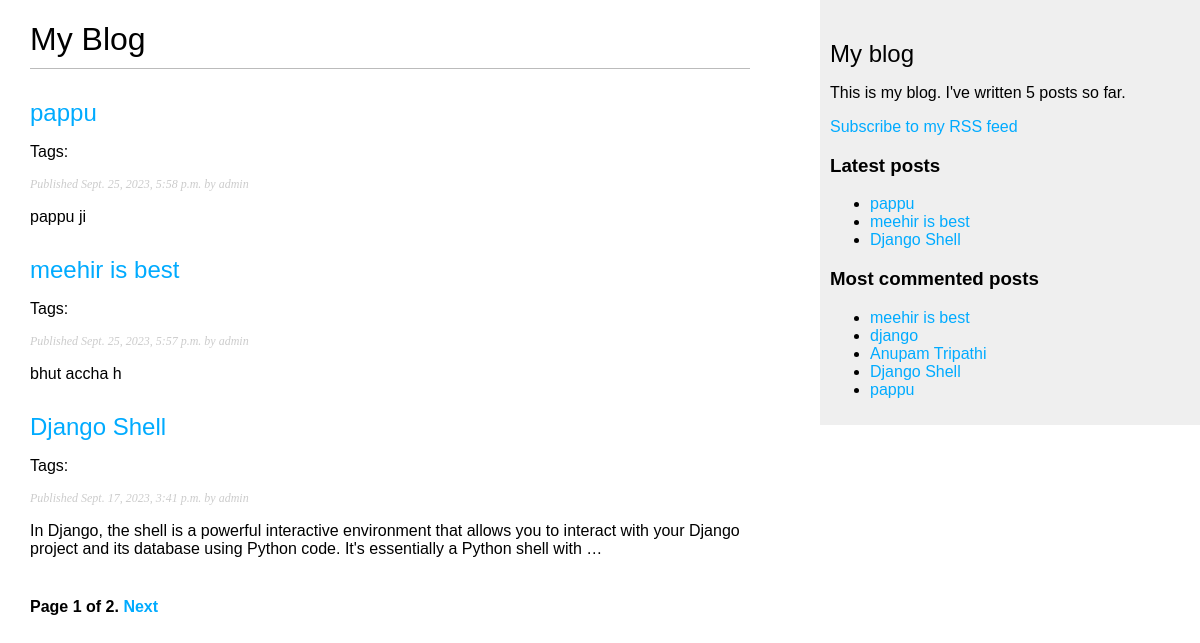
The page /blog/ on the database as committed earlier.
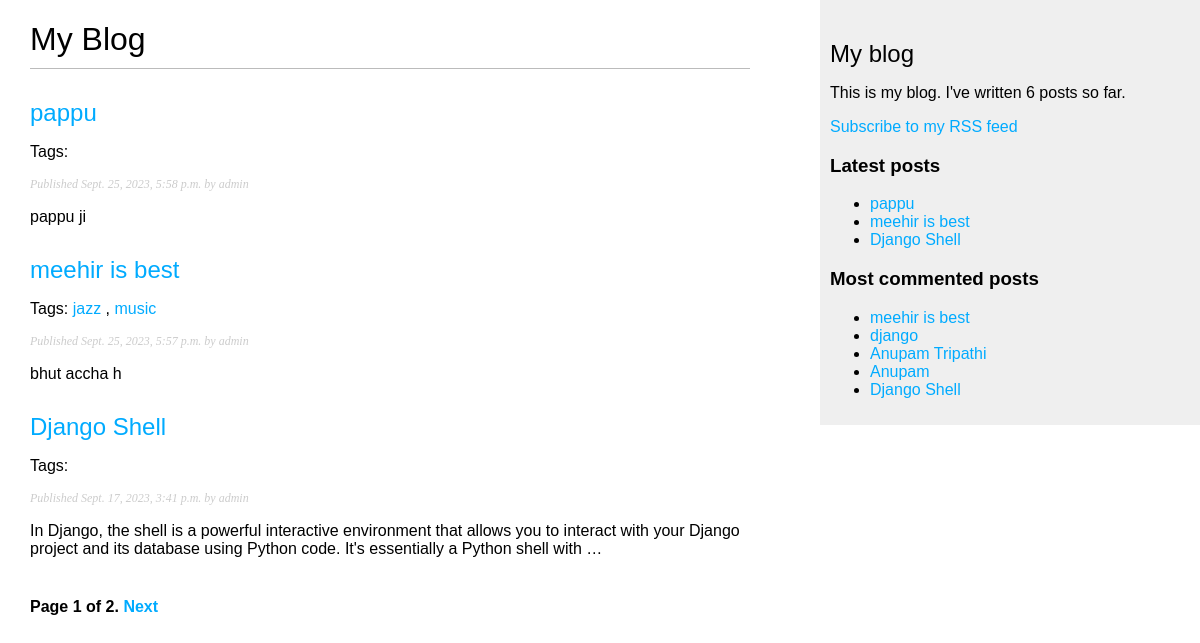
The same page on the database as committed later.
### blog/models.py (models this page shows, shortened)
class Post(models.Model):
    class Status(models.TextChoices):
        DRAFT = 'DF', 'Draft'
        PUBLISHED = 'PB', 'Published'
    id = models.AutoField(primary_key=True)
    title = models.CharField(max_length=250)
    slug = models.SlugField(max_length=250, unique_for_date='publish')
    author = models.ForeignKey(User,
                               on_delete=models.CASCADE,
                               related_name='blog_posts')
    body = models.TextField()
    publish = models.DateTimeField(default=timezone.now)
    created = models.DateTimeField(auto_now_add=True)
    updated = models.DateTimeField(auto_now=True)
    status = models.CharField(max_length=2,
                              choices=Status.choices,
                              default=Status.DRAFT)
    objects = models.Manager()  # The default manager.
    published = PublishedManager()  # Our custom manager.
    tags = TaggableManager()
    class Meta:
        ordering = ['-publish']
        indexes = [
            models.Index(fields=['-publish']),
        ]
    def get_absolute_url(self):
        return reverse('blog:post_detail',
                       args=[self.publish.year,
                             self.publish.month,
                             self.publish.day,
                             self.slug])

### blog/views.py (the view)
# urls.py: path('', views.post_list, name='post_list'),
def post_list(request, tag_slug=None):
    posts = Post.published.all()
    tag = None
    if tag_slug:
         tag = get_object_or_404(Tag, slug=tag_slug)
         posts = posts.filter(tags__in=[tag])
    paginator = Paginator(posts, 3)
    page_number = request.GET.get('page', 1)
    try:
        posts = paginator.page(page_number)
    except PageNotAnInteger:
        posts = paginator.page(1)
    except EmptyPage:
        posts = paginator.page(paginator.num_pages)
    return render(request,
                  'blog/post/list.html',
                  {'posts': posts,
                   'tag': tag})

### blog/models.py (called while the page is built)
    def get_queryset(self):
        return super().get_queryset()\
            .filter(status=Post.Status.PUBLISHED)

### blog/templatetags/blog_tags.py (called while the page is built)
@register.simple_tag
def total_posts():
    return Post.published.count()

@register.inclusion_tag('blog/post/latest_posts.html')
def show_latest_posts(count=5):
    latest_posts = Post.published.order_by('-publish')[:count]
    return {'latest_posts': latest_posts}

@register.simple_tag
def get_most_commented_posts(count=5):
    return Post.published.annotate(
               total_comments=Count('comments')
           ).order_by('-total_comments')[:count]

@register.filter(name='markdown')
def markdown_format(text):
    return mark_safe(markdown.markdown(text))

### blog/templates/blog/post/list.html (shortened to what this page needs)
{% extends "blog/base.html" %}
{% load blog_tags %}
{% block content %}
  <h1>My Blog</h1>
  {% for post in posts %}
    <h2>
      <a href="{{ post.get_absolute_url }}"> {{ post.title }} </a>
    </h2>
    <p class="tags">
      Tags:
      {% for tag in post.tags.all %}
        <a href="{% url 'blog:post_list_by_tag' tag.slug %}">
          {{ tag.name }}
       </a>
       {% if not forloop.last %}, {% endif %}
      {% endfor %}
    </p>
    <p class="date">Published {{ post.publish }} by {{ post.author }}</p>
    {{ post.body|markdown|truncatewords_html:30 }}
  {% endfor %}
  {% include "pagination.html" with page=posts %}
{% endblock %}

### blog/templates/blog/base.html (shortened to what this page needs)
{% load blog_tags %}
{% load static %}
<!DOCTYPE html>
<html>
  <head>
    <link href="{% static 'css/blog.css' %}" rel="stylesheet">
  </head>
  <body>
    <div id="content">{% block content %} {% endblock %}</div>
    <div id="sidebar">
      <h2>My blog</h2>
      <p>
        This is my blog.
        I've written {% total_posts %} posts so far.
      </p>
      <p>
        <a href="{% url 'blog:post_feed' %}">
           Subscribe to my RSS feed
        </a>
      </p>
      <h3>Latest posts</h3>
      {% show_latest_posts 3 %}
      <h3>Most commented posts</h3>
      {% get_most_commented_posts as most_commented_posts %}
      <ul>
        {% for post in most_commented_posts %}
          <li>
            <a href="{{ post.get_absolute_url }}">{{ post.title }}</a>
         </li>
        {% endfor %}
      </ul>
    </div>
  </body>
</html>

### blog/templates/blog/post/latest_posts.html
<ul>
    {% for post in latest_posts %}
      <li>
         <a href="{{ post.get_absolute_url }}">{{ post.title }}</a>
      </li>
    {% endfor %}
</ul>

Rows that differ between the two databases and show on the page:
no longer on one of the page's lists (row unchanged): Post: title "pappu"
changed Post "meehir is best": gains Tag (name "jazz"); gains Tag (name "music")
now on this page (row edited): Post: title "Anupam", shown under "Most commented posts"
Other text that changed with them:
text no longer shown: "5"
text now shown: "6"
